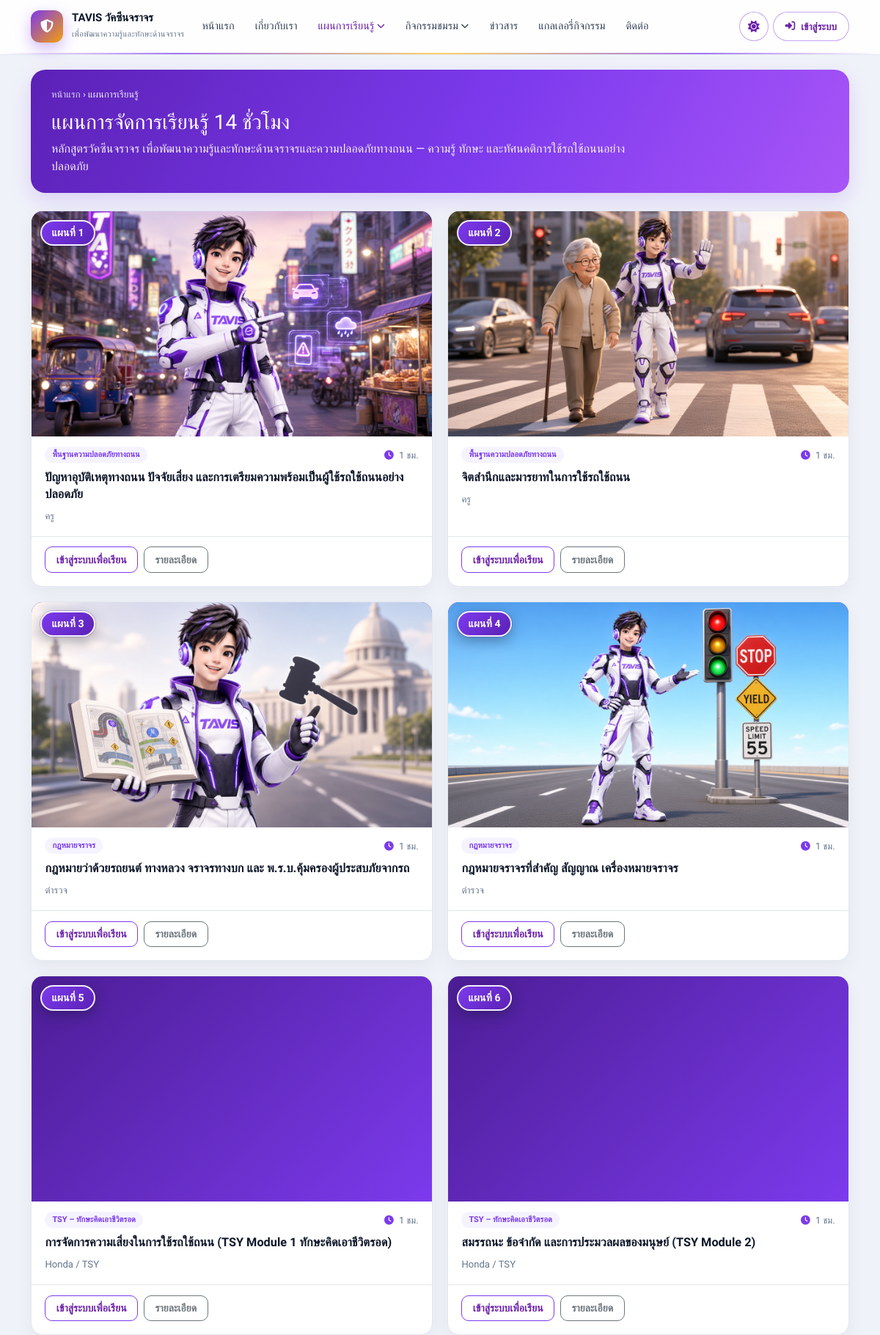
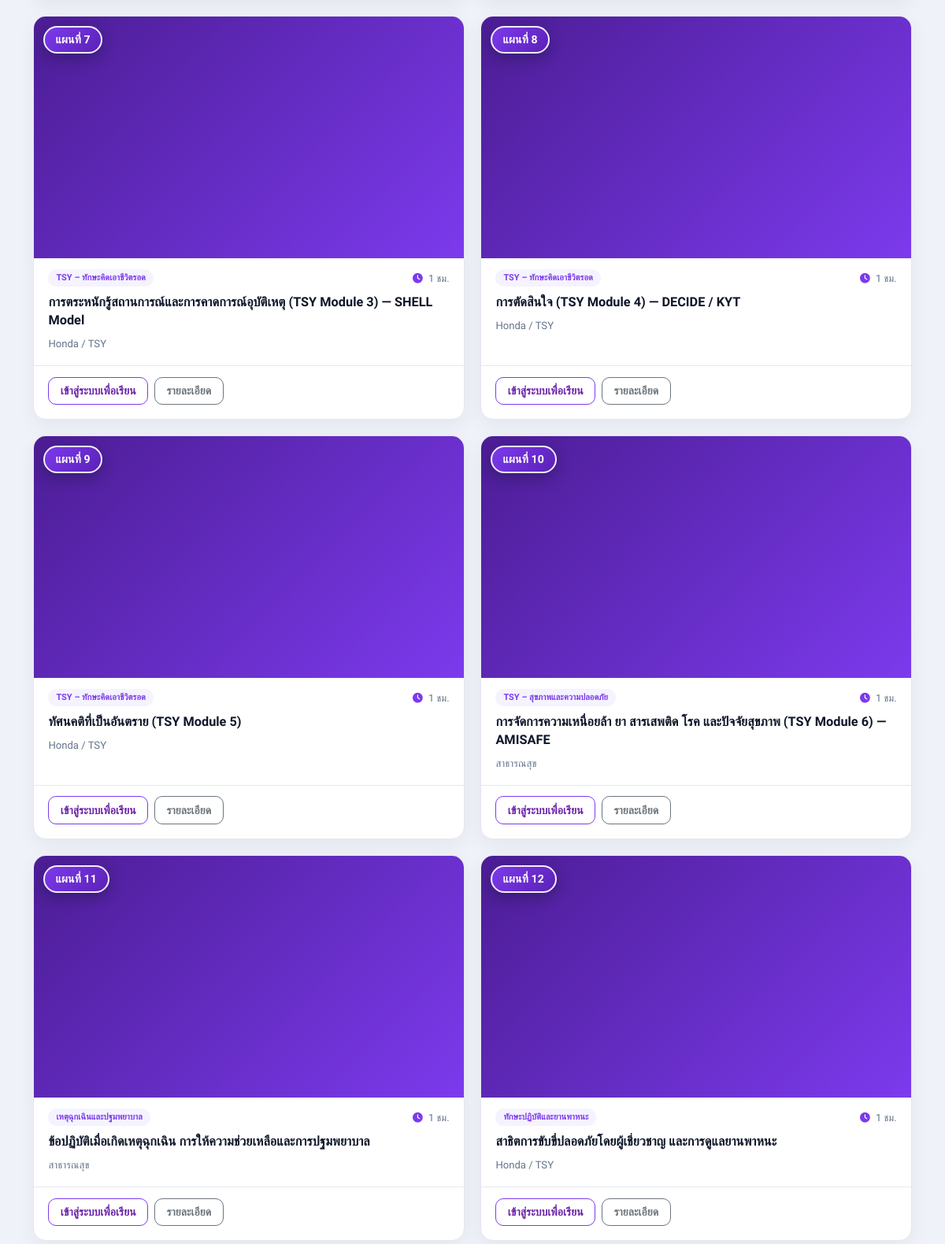
The page /traffic_vaccine/curriculum (upper part) on the database its author committed (2 pictures, top to bottom).
### tables this page shows
CREATE TABLE `learning_plans` (
  `id` INT UNSIGNED NOT NULL AUTO_INCREMENT,
  `plan_no` INT UNSIGNED NOT NULL,
  `title` VARCHAR(500) NOT NULL,
  `description` TEXT,
  `hours` DECIMAL(4,1) NOT NULL DEFAULT 1,
  `instructor_type` VARCHAR(40) DEFAULT NULL,
  `instructor_label` VARCHAR(120) DEFAULT NULL,
  `topic_group` VARCHAR(200) DEFAULT NULL,
  `objectives` TEXT,
  `sort_order` INT NOT NULL DEFAULT 0,
  `status` TINYINT(1) NOT NULL DEFAULT 1,
  `created_at` DATETIME NOT NULL DEFAULT CURRENT_TIMESTAMP,
  `updated_at` DATETIME NOT NULL DEFAULT CURRENT_TIMESTAMP ON UPDATE CURRENT_TIMESTAMP,
  PRIMARY KEY (`id`),
  UNIQUE KEY `uk_plan_no` (`plan_no`)
);

### app/Views/web/curriculum.php (the view, shortened to what the rows shown need)
<?php
$typeLabel = [
  'teacher' => 'ครู',
  'police' => 'ตำรวจ',
  'hospital' => 'สาธารณสุข',
  'honda' => 'Honda / TSY',
  'transport' => 'ขนส่ง',
];
$dbByNo = $dbByNo ?? [];
$progressByPlanId = $progressByPlanId ?? [];
$loggedIn = auth()->check();
?>
<div class="container ws-page-stack">
  <div class="ws-page-hero">
    <h1>แผนการจัดการเรียนรู้ 14 ชั่วโมง</h1>
  </div>
  <div class="row g-4">
    <?php foreach (($plans ?? []) as $p):
      $no = (int) $p['plan_no'];
      $cover = sprintf('img/plans/plan-%02d.png', $no);
      $coverPath = PUBLIC_PATH . '/assets/' . $cover;
      $hasCover = is_file($coverPath);
      $dbRow = $dbByNo[$no] ?? null;
      $planId = (int) ($dbRow['id'] ?? 0);
      $pr = $planId > 0 ? ($progressByPlanId[$planId] ?? null) : null;
      $pct = (float) ($pr['overall_percent'] ?? 0);
    ?>
    <div class="col-md-6">
      <div class="card-soft ws-plan-card h-100">
        <a href="<?= url('/curriculum/' . $no) ?>" class="d-block text-decoration-none text-reset">
          <div class="ws-plan-cover">
            <?php if ($hasCover): ?>
              <img src="<?= asset($cover) ?>?v=4" alt="แผนที่ <?= $no ?>" loading="lazy" decoding="async">
            <?php else: ?>
              <div class="ws-plan-cover-fallback"><i class="fa fa-shield-halved"></i></div>
            <?php endif; ?>
            <span class="ws-plan-cover-badge">แผนที่ <?= $no ?></span>
          </div>
          <div class="ws-plan-card-body">
            <div class="ws-plan-card-top">
              <span class="ws-pill"><?= e($p['topic_group'] ?? 'โมดูลอบรม') ?></span>
              <span class="ws-plan-card-hours"><i class="fa fa-clock"></i> <?= (float) $p['hours'] ?> ชม.</span>
            </div>
            <h2 class="ws-plan-card-title"><?= e($p['title']) ?></h2>
            <div class="ws-plan-card-meta">
              <span><?= e($typeLabel[$p['instructor_type']] ?? $p['instructor_type']) ?></span>
            </div>
          </div>
        </a>
        <?php if ($planId > 0): ?>
          <div class="ws-plan-card-actions">
            <?php if ($loggedIn): ?>
              <a class="btn btn-sm btn-learn-primary" href="<?= url('/learn/' . $planId) ?>">
                <?= $pct > 0 ? 'เข้าเรียนต่อ' : 'เริ่มเรียน' ?>
              </a>
            <?php else: ?>
              <a class="btn btn-sm btn-outline-primary" href="<?= url('/login?redirect=' . rawurlencode('/learn/' . $planId)) ?>">
                เข้าสู่ระบบเพื่อเรียน
              </a>
            <?php endif; ?>
            <a class="btn btn-sm btn-outline-secondary" href="<?= url('/curriculum/' . $no) ?>">รายละเอียด</a>
          </div>
        <?php endif; ?>
      </div>
    </div>
    <?php endforeach; ?>
  </div>
</div>

### rows shown on the page
learning_plans: shows a picture, plan_no "2", topic_group "พื้นฐานความปลอดภัยทางถนน", hours "1", title "จิตสำนึกและมารยาทในการใช้รถใช้ถนน", instructor_type "ครู"
learning_plans: shows a picture, plan_no "3", topic_group "กฎหมายจราจร", hours "1", title "กฎหมายว่าด้วยรถยนต์ ทางหลวง จราจรทางบก และ พ.ร.บ.คุ้มครองผู้ประสบภัยจากรถ", instructor_type "ตำรวจ"
learning_plans: shows a picture, plan_no "4", topic_group "กฎหมายจราจร", hours "1", title "กฎหมายจราจรที่สำคัญ สัญญาณ เครื่องหมายจราจร", instructor_type "ตำรวจ"
learning_plans: shows a picture, plan_no "5", topic_group "TSY – ทักษะคิดเอาชีวิตรอด", hours "1", title "การจัดการความเสี่ยงในการใช้รถใช้ถนน (TSY Module 1 ทักษะคิดเอาชีวิตรอด)", instructor_type "Honda / TSY"
learning_plans: shows a picture, plan_no "6", topic_group "TSY – ทักษะคิดเอาชีวิตรอด", hours "1", title "สมรรถนะ ข้อจำกัด และการประมวลผลของมนุษย์ (TSY Module 2)", instructor_type "Honda / TSY"
learning_plans: shows a picture, plan_no "7", topic_group "TSY – ทักษะคิดเอาชีวิตรอด", hours "1", title "การตระหนักรู้สถานการณ์และการคาดการณ์อุบัติเหตุ (TSY Module 3) — SHELL Model", instructor_type "Honda / TSY"
learning_plans: shows a picture, plan_no "8", topic_group "TSY – ทักษะคิดเอาชีวิตรอด", hours "1", title "การตัดสินใจ (TSY Module 4) — DECIDE / KYT", instructor_type "Honda / TSY"
learning_plans: shows a picture, plan_no "9", topic_group "TSY – ทักษะคิดเอาชีวิตรอด", hours "1", title "ทัศนคติที่เป็นอันตราย (TSY Module 5)", instructor_type "Honda / TSY"
learning_plans: shows a picture, plan_no "10", topic_group "TSY – สุขภาพและความปลอดภัย", hours "1", title "การจัดการความเหนื่อยล้า ยา สารเสพติด โรค และปัจจัยสุขภาพ (TSY Module 6) — AMISAFE", instructor_type "สาธารณสุข"
learning_plans: shows a picture, plan_no "11", topic_group "เหตุฉุกเฉินและปฐมพยาบาล", hours "1", title "ข้อปฏิบัติเมื่อเกิดเหตุฉุกเฉิน การให้ความช่วยเหลือและการปฐมพยาบาล", instructor_type "สาธารณสุข"
learning_plans: shows a picture, plan_no "12", topic_group "ทักษะปฏิบัติและยานพาหนะ", hours "1", title "สาธิตการขับขี่ปลอดภัยโดยผู้เชี่ยวชาญ และการดูแลยานพาหนะ", instructor_type "Honda / TSY"

### other values the page prints
mb_strimwidth($navTitle, 0, 42, '…') "TAVIS วัคซีนจราจร"
$navTag "เพื่อพัฒนาความรู้และทักษะด้านจราจร"
config('app', 'training.course_title', app_brand('full_name')) "หลักสูตรวัคซีนจราจร เพื่อพัฒนาความรู้และทักษะด้านจราจรและความปลอดภัยทางถนน"
$no "1"
$p['topic_group'] "พื้นฐานความปลอดภัยทางถนน"
$p['hours'] "1"
$p['title'] "ปัญหาอุบัติเหตุทางถนน ปัจจัยเสี่ยง และการเตรียมความพร้อมเป็นผู้ใช้รถใช้ถนนอย่างปลอดภัย"
$typeLabel[$p['instructor_type']] "ครู"
